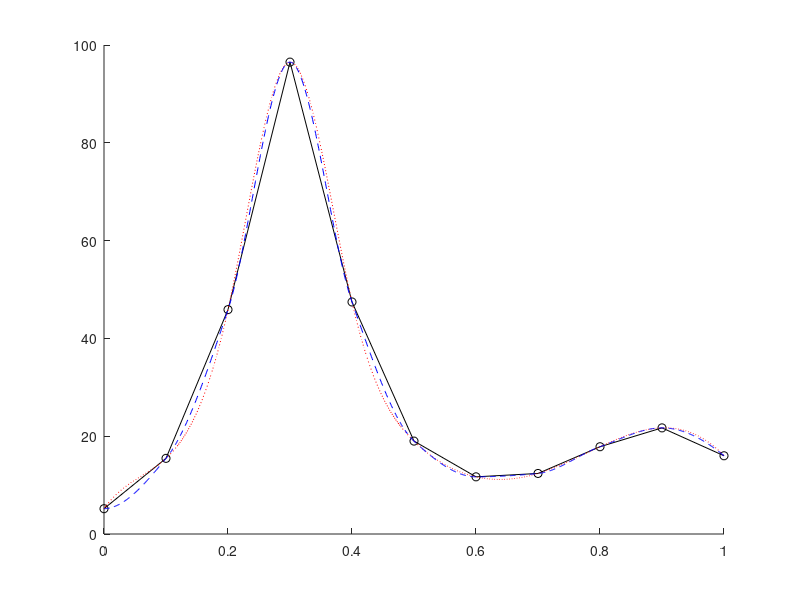

This chart was generated by the following MATLAB code:
%Kyle Mitra
%I understand and have adhered to all the tenets of the Duke
%Community Standard in the creation of this code.
%Signed: km423

clear; format short e
x = 0:0.1:1;
fx = humps(x);

XVals = linspace(0,1,1000);
yy = spline(x, fx, XVals);
yh = humps(XVals);
yy2 = pchip(x, fx, XVals);

figure(1);clf
hold on
plot(x, fx, 'k-')
plot(x, fx, 'ko')
plot(XVals, yy, 'r:')
plot(XVals, yy2, 'b--')

print -dpng Chapra480